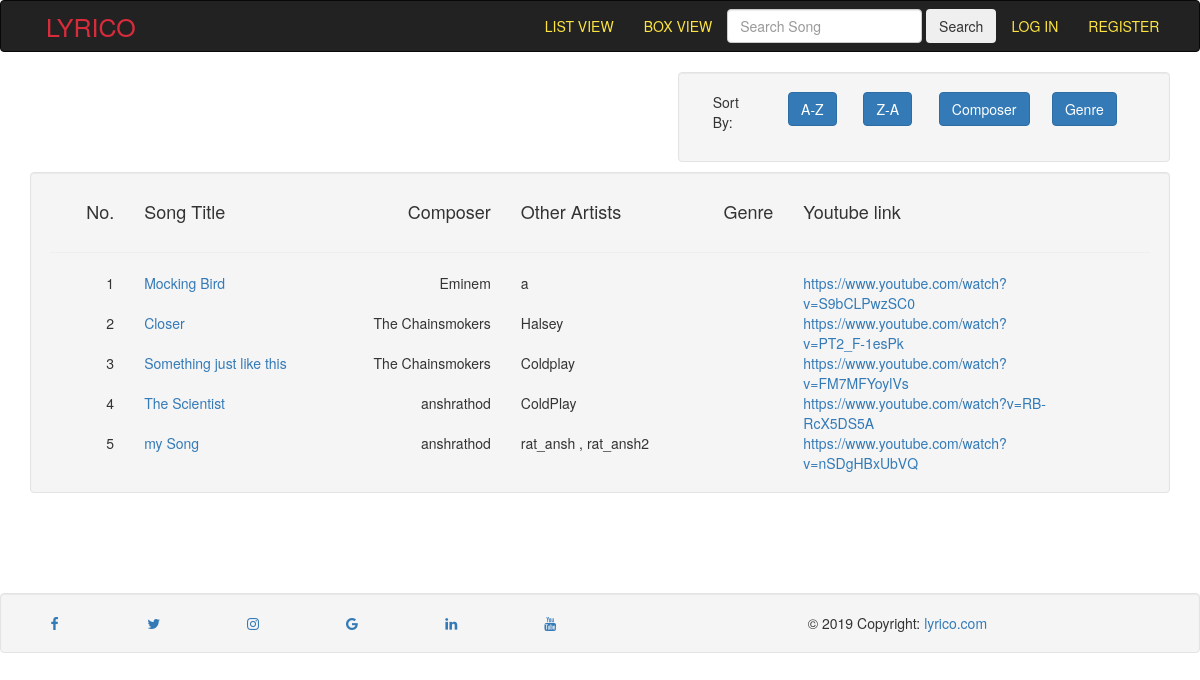
Page /songs/list on the committed database.
### songs/models.py (models this page shows, shortened)
class Song(models.Model):
    title = models.CharField(max_length=100)
    lyrics = models.TextField()
    composer = models.CharField(max_length=100)
    featuring = models.TextField()
    album = models.CharField(max_length=100)
    img = models.ImageField(default='default.jpg',upload_to='')
    link =  models.CharField(max_length=1000)  # embed link
    ytlink = models.CharField(max_length=1000 ,default='')

### songs/views.py (the view, shortened to what this page needs)
# urls.py: path('songs/list',sviews.list,name='songs-listsongs'),
def list(request):
	songs = Song.objects.all()
	searchterm=''
	songz = zip(songs,range(len(songs)+1)[1:])
	context = {'searchterm': searchterm,'songs':songz}
	return render(request, 'songs/listview.html', context)

### songs/templates/songs/listview.html (shortened to what this page needs)
{% extends "songs/base.html" %}
{% block body %}
<div id="songs">
	<div class="well"style="float: right;">
    <p class="col-md-2">Sort By:</p>
    <div class="col-md-2"><button class="sort btn btn-primary" data-sort="title">A-Z</button></div>
    <div class="col-md-2"><button class="sort btn btn-primary" data-sort="title">Z-A</button></div>
    <div class="col-md-3"><button class="sort btn btn-primary" data-sort="composer">Composer</button></div>
    <div class="col-md-2"><button class="sort btn btn-primary" data-sort="genre">Genre</button></div>
	</div>
	<br><br><br><br><br>
  <div class="well">
    <div class="row">
      <div class="col-md-1 col-sm-1 col-xs-1 col-lg-1 text text-right"><h4>No.</h4></div>
      <div class="col-md-2 col-sm-2 col-xs-2 col-lg-2 text text-left"><h4>Song Title</h4></div>
      <div class="col-md-2 col-sm-2 col-xs-2 col-lg-2 text text-right"><h4>Composer</h4> </div>
      <div class="col-md-2 col-sm-2 col-xs-2 col-lg-2 text text-left"><h4>Other Artists</h4></div>
      <div class="col-md-1 col-sm-1 col-xs-1 col-lg-1 text text-right"><h4>Genre</h4></div>
      <div class="col-md-3 col-sm-3 col-xs-3 col-lg-3 text text-left"><h4>Youtube link </h4></div>
    </div>
    <hr>
    <div class="list">
      {% for song,range in songs %}
        <div class="row">
          <div class="col-md-1 col-sm-1 col-xs-1 col-lg-1 text text-right">
            <span class="id">{{range }}</span>
          </div>
          <div class="col-md-2 col-sm-2 col-xs-2 col-lg-2 text text-left " >
            <a href="{% url 'songs-details' song.id %}">
              <span class="title">{{ song.title }}</span>
            </a>
          </div>
          <div class="col-md-2 col-sm-2 col-xs-2 col-lg-2 text text-right">
            <span class="composer">{{ song.composer }}</span>
          </div>
          <div class="col-md-2 col-sm-2 col-xs-2 col-lg-2 text text-left featuring">
            <p class="featuring mr-2">{{ song.featuring }}</p>
          </div>
          <div class="col-md-1 col-sm-1 col-xs-1 col-lg-1 text text-right">
          </div>
          <div class="col-md-3 col-sm-3 col-xs-3 col-lg-3 text text-left">
            <a class='ytlink' href="{{ song.ytlink }}" >{{ song.ytlink }}</a>
          </div>
        </div>
      {% empty %}
      <div class="alert alert-danger">
        <strong><h3>NO SUCH SONG EXIST!</h3></strong>
        <p>None of our songs contain <strong>{{ searchterm }}</strong>.</p>
      </div>
      {% endfor %}
    </div>
  </div>
</div>
{% endblock %}
{% block footer %}
<footer class="foooter" >
        <div class="well">
            <div class="row">
                <div class="col-md-1 col-sm-1 col-xs-1 col-lg-1">
                  <a href="#" class="fa fa-facebook"></a>
                </div>
                <div class="col-md-1 col-sm-1 col-xs-1 col-lg-1">
                  <a href="#" class="fa fa-twitter"></a>
                </div>
                <div class="col-md-1 col-sm-1 col-xs-1 col-lg-1">
                  <a href="#" class="fa fa-instagram"></a>
                </div>
                <div class="col-md-1 col-sm-1 col-xs-1 col-lg-1">
                    <a href="#" class="fa fa-google"></a>
                </div>
                <div class="col-md-1 col-sm-1 col-xs-1 col-lg-1">
                    <a href="#" class="fa fa-linkedin"></a>
                </div>
                <div class="col-md-1 col-sm-1 col-xs-1 col-lg-1">
                    <a href="#" class="fa fa-youtube"></a>
                </div>
              <div class="col-md-6 col-sm-6 col-xs-6 col-lg-6 text-center">
                © 2019 Copyright:
                <a href="">lyrico.com</a>
              </div>
            </div>
        </div>
</footer>
{% endblock %}

### songs/templates/songs/base.html (style rules this page uses)
body { background : url("https://raw.githubusercontent.com/anshrathod/image/master/audio-cassette-cassette-tape-1626481.jpg") ; background-size:cover; background-repeat: no-repeat; color:white; }

### songs/templates/songs/listview.html (style rules this page uses)
.foooter { position:relative; left: 0%; bottom: 0%; width: 100%; text-align: center; }
.well { margin-bottom:0% }

### rows in the picture
Song: id "1", title "Mocking Bird", composer "Eminem", featuring "a", ytlink "https://www.youtube.com/watch?v=S9bCLPwzSC0"
Song: id "2", title "Closer", composer "The Chainsmokers", featuring "Halsey", ytlink "https://www.youtube.com/watch?v=PT2_F-1esPk"
Song: id "3", title "Something just like this", composer "The Chainsmokers", featuring "Coldplay", ytlink "https://www.youtube.com/watch?v=FM7MFYoylVs"
Song: range "4", title "The Scientist", composer "anshrathod", featuring "ColdPlay", ytlink "https://www.youtube.com/watch?v=RB-RcX5DS5A"
Song: range "5", title "my Song", composer "anshrathod", featuring "rat_ansh , rat_ansh2", ytlink "https://www.youtube.com/watch?v=nSDgHBxUbVQ"
